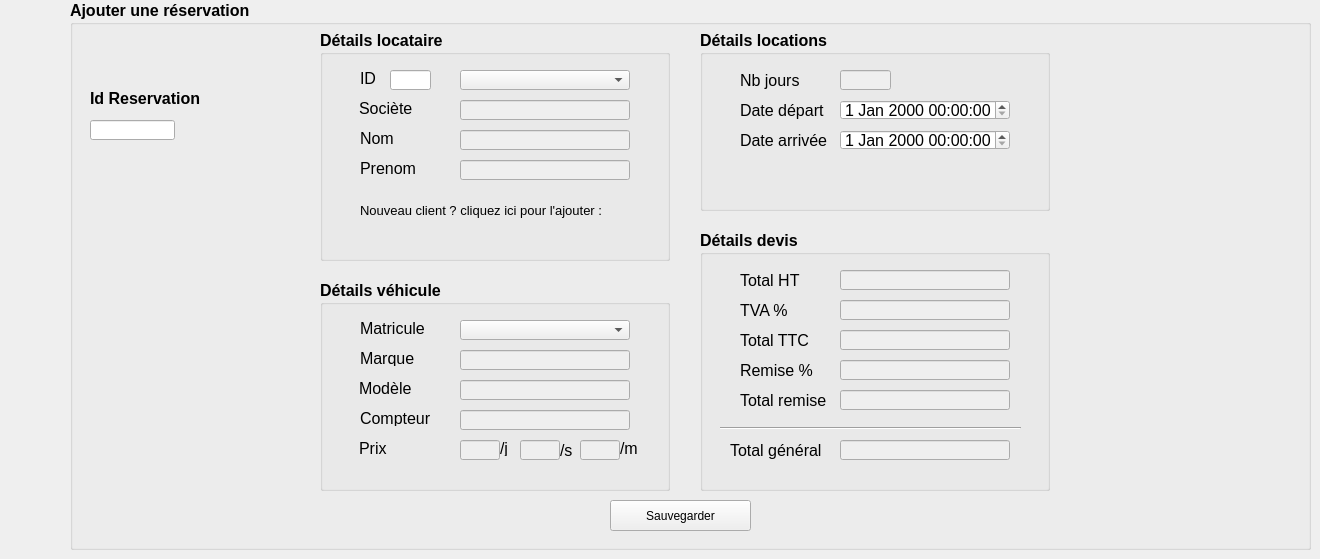
     <widget class="QWidget" name="page_ajouter_res">
      <widget class="QGroupBox" name="groupBox_3">
       <property name="geometry">
        <rect>
         <x>70</x>
         <y>0</y>
         <width>1241</width>
         <height>550</height>
        </rect>
       </property>
       <property name="font">
        <font>
         <pointsize>12</pointsize>
         <weight>75</weight>
         <bold>true</bold>
        </font>
       </property>
       <property name="title">
        <string>Ajouter une réservation</string>
       </property>
       <widget class="QPushButton" name="valider_ajout_res">
        <property name="geometry">
         <rect>
          <x>540</x>
          <y>500</y>
          <width>141</width>
          <height>31</height>
         </rect>
        </property>
        <property name="font">
         <font>
          <pointsize>9</pointsize>
          <weight>50</weight>
          <bold>false</bold>
         </font>
        </property>
        <property name="styleSheet">
         <string notr="true"/>
        </property>
        <property name="text">
         <string>Sauvegarder</string>
        </property>
        <property name="icon">
         <iconset resource="images.qrc">
          <normaloff>:/save.png</normaloff>:/save.png</iconset>
        </property>
        <property name="iconSize">
         <size>
          <width>20</width>
          <height>20</height>
         </size>
        </property>
       </widget>
       <widget class="QLabel" name="label_39">
        <property name="geometry">
         <rect>
          <x>20</x>
          <y>90</y>
          <width>121</width>
          <height>16</height>
         </rect>
        </property>
        <property name="text">
         <string>Id Reservation</string>
        </property>
       </widget>
       <widget class="QLineEdit" name="res_IdRes">
        <property name="geometry">
         <rect>
          <x>20</x>
          <y>120</y>
          <width>85</width>
          <height>20</height>
         </rect>
        </property>
        <property name="font">
         <font>
          <pointsize>12</pointsize>
          <weight>50</weight>
          <bold>false</bold>
         </font>
        </property>
       </widget>
       <widget class="QGroupBox" name="detailsLocataire">
        <property name="geometry">
         <rect>
          <x>250</x>
          <y>30</y>
          <width>350</width>
          <height>231</height>
         </rect>
        </property>
        <property name="font">
         <font>
          <pointsize>12</pointsize>
          <weight>75</weight>
          <bold>true</bold>
         </font>
        </property>
        <property name="title">
         <string>Détails locataire</string>
        </property>
        <widget class="QComboBox" name="res_IdClient_comboBox">
         <property name="geometry">
          <rect>
           <x>140</x>
           <y>40</y>
           <width>170</width>
           <height>20</height>
          </rect>
         </property>
         <property name="font">
          <font>
           <pointsize>12</pointsize>
           <weight>50</weight>
           <bold>false</bold>
          </font>
         </property>
        </widget>
        <widget class="QLabel" name="label_38">
         <property name="geometry">
          <rect>
           <x>40</x>
           <y>40</y>
           <width>90</width>
           <height>16</height>
          </rect>
         </property>
         <property name="font">
          <font>
           <pointsize>12</pointsize>
           <weight>50</weight>
           <bold>false</bold>
          </font>
         </property>
         <property name="text">
          <string>ID</string>
         </property>
        </widget>
        <widget class="QLineEdit" name="res_IdClient">
         <property name="geometry">
          <rect>
           <x>70</x>
           <y>40</y>
           <width>41</width>
           <height>20</height>
          </rect>
         </property>
         <property name="font">
          <font>
           <pointsize>12</pointsize>
           <weight>50</weight>
           <bold>false</bold>
          </font>
         </property>
        </widget>
        <widget class="QLabel" name="label_51">
         <property name="geometry">
          <rect>
           <x>39</x>
           <y>70</y>
           <width>90</width>
           <height>16</height>
          </rect>
         </property>
         <property name="font">
          <font>
           <pointsize>12</pointsize>
           <weight>50</weight>
           <bold>false</bold>
          </font>
         </property>
         <property name="text">
          <string>Sociète</string>
         </property>
        </widget>
        <widget class="QLineEdit" name="res_societeCl">
         <property name="enabled">
          <bool>false</bool>
         </property>
         <property name="geometry">
          <rect>
           <x>140</x>
           <y>70</y>
           <width>170</width>
           <height>20</height>
          </rect>
         </property>
         <property name="font">
          <font>
           <pointsize>12</pointsize>
           <weight>50</weight>
           <bold>false</bold>
          </font>
         </property>
        </widget>
        <widget class="QLineEdit" name="res_nomCl">
         <property name="enabled">
          <bool>false</bool>
         </property>
         <property name="geometry">
          <rect>
           <x>140</x>
           <y>100</y>
           <width>170</width>
           <height>20</height>
          </rect>
         </property>
         <property name="font">
          <font>
           <pointsize>12</pointsize>
           <weight>50</weight>
           <bold>false</bold>
          </font>
         </property>
         <property name="text">
          <string/>
         </property>
        </widget>
        <widget class="QLabel" name="label_52">
         <property name="geometry">
          <rect>
           <x>40</x>
           <y>100</y>
           <width>90</width>
           <height>16</height>
          </rect>
         </property>
         <property name="font">
          <font>
           <pointsize>12</pointsize>
           <weight>50</weight>
           <bold>false</bold>
          </font>
         </property>
         <property name="text">
          <string>Nom</string>
         </property>
        </widget>
        <widget class="QLineEdit" name="res_prenomCl">
         <property name="enabled">
          <bool>false</bool>
         </property>
         <property name="geometry">
          <rect>
           <x>140</x>
           <y>130</y>
           <width>170</width>
           <height>20</height>
          </rect>
         </property>
         <property name="font">
          <font>
           <pointsize>12</pointsize>
           <weight>50</weight>
           <bold>false</bold>
          </font>
         </property>
        </widget>
        <widget class="QLabel" name="label_53">
         <property name="geometry">
          <rect>
           <x>40</x>
           <y>130</y>
           <width>90</width>
           <height>16</height>
          </rect>
         </property>
         <property name="font">
          <font>
           <pointsize>12</pointsize>
           <weight>50</weight>
           <bold>false</bold>
          </font>
         </property>
         <property name="text">
          <string>Prenom</string>
         </property>
        </widget>
        <widget class="QLabel" name="label_55">
         <property name="geometry">
          <rect>
           <x>40</x>
           <y>170</y>
           <width>251</width>
           <height>20</height>
          </rect>
         </property>
         <property name="font">
          <font>
           <pointsize>10</pointsize>
           <weight>50</weight>
           <bold>false</bold>
          </font>
         </property>
         <property name="text">
          <string>Nouveau client ? cliquez ici pour l'ajouter :</string>
         </property>
        </widget>
        <widget class="QPushButton" name="res_nv_client">
         <property name="geometry">
          <rect>
           <x>290</x>
           <y>170</y>
           <width>20</width>
           <height>20</height>
          </rect>
         </property>
         <property name="font">
          <font>
           <pointsize>10</pointsize>
           <weight>75</weight>
           <bold>true</bold>
          </font>
         </property>
         <property name="styleSheet">
          <string notr="true">#res_nv_client{
background-color : transparent;
border-image : url(:/add.png);
background : none;
border : none;
background-repeat : none;
}</string>
         </property>
         <property name="text">
          <string/>
         </property>
        </widget>
       </widget>
       <widget class="QGroupBox" name="groupBox_5">
        <property name="geometry">
         <rect>
          <x>630</x>
          <y>30</y>
          <width>350</width>
          <height>181</height>
         </rect>
        </property>
        <property name="font">
         <font>
          <pointsize>12</pointsize>
          <weight>75</weight>
          <bold>true</bold>
         </font>
        </property>
        <property name="title">
         <string>Détails locations</string>
        </property>
        <widget class="QDateTimeEdit" name="res_dateAr">
         <property name="geometry">
          <rect>
           <x>140</x>
           <y>100</y>
           <width>170</width>
           <height>20</height>
          </rect>
         </property>
         <property name="font">
          <font>
           <pointsize>12</pointsize>
           <weight>50</weight>
           <bold>false</bold>
          </font>
         </property>
        </widget>
        <widget class="QDateTimeEdit" name="res_dateDep">
         <property name="geometry">
          <rect>
           <x>140</x>
           <y>70</y>
           <width>170</width>
           <height>20</height>
          </rect>
         </property>
         <property name="font">
          <font>
           <pointsize>12</pointsize>
           <weight>50</weight>
           <bold>false</bold>
          </font>
         </property>
        </widget>
        <widget class="QLabel" name="label_36">
         <property name="geometry">
          <rect>
           <x>40</x>
           <y>100</y>
           <width>90</width>
           <height>20</height>
          </rect>
         </property>
         <property name="font">
          <font>
           <pointsize>12</pointsize>
           <weight>50</weight>
           <bold>false</bold>
          </font>
         </property>
         <property name="text">
          <string>Date arrivée</string>
         </property>
        </widget>
        <widget class="QLabel" name="label_35">
         <property name="geometry">
          <rect>
           <x>40</x>
           <y>70</y>
           <width>90</width>
           <height>20</height>
          </rect>
         </property>
         <property name="font">
          <font>
           <pointsize>12</pointsize>
           <weight>50</weight>
           <bold>false</bold>
          </font>
         </property>
         <property name="text">
          <string>Date départ</string>
         </property>
        </widget>
        <widget class="QLabel" name="label_56">
         <property name="geometry">
          <rect>
           <x>40</x>
           <y>40</y>
           <width>90</width>
           <height>20</height>
          </rect>
         </property>
         <property name="font">
          <font>
           <pointsize>12</pointsize>
           <weight>50</weight>
           <bold>false</bold>
          </font>
         </property>
         <property name="text">
          <string>Nb jours</string>
         </property>
        </widget>
        <widget class="QLineEdit" name="res_nbJ">
         <property name="enabled">
          <bool>false</bool>
         </property>
         <property name="geometry">
          <rect>
           <x>140</x>
           <y>40</y>
           <width>51</width>
           <height>20</height>
          </rect>
         </property>
         <property name="font">
          <font>
           <pointsize>12</pointsize>
           <weight>50</weight>
           <bold>false</bold>
          </font>
         </property>
         <property name="text">
          <string/>
         </property>
        </widget>
       </widget>
       <widget class="QGroupBox" name="groupBox_6">
        <property name="geometry">
         <rect>
          <x>250</x>
          <y>280</y>
          <width>350</width>
          <height>211</height>
         </rect>
        </property>
        <property name="font">
         <font>
          <pointsize>12</pointsize>
         </font>
        </property>
        <property name="title">
         <string>Détails véhicule</string>
        </property>
        <widget class="QLabel" name="label_8">
         <property name="geometry">
          <rect>
           <x>40</x>
           <y>40</y>
           <width>90</width>
           <height>16</height>
          </rect>
         </property>
         <property name="font">
          <font>
           <pointsize>12</pointsize>
           <weight>50</weight>
           <bold>false</bold>
          </font>
         </property>
         <property name="text">
          <string>Matricule</string>
         </property>
        </widget>
        <widget class="QLabel" name="label_57">
         <property name="geometry">
          <rect>
           <x>40</x>
           <y>70</y>
           <width>90</width>
           <height>16</height>
          </rect>
         </property>
         <property name="font">
          <font>
           <pointsize>12</pointsize>
           <weight>50</weight>
           <bold>false</bold>
          </font>
         </property>
         <property name="text">
          <string>Marque</string>
         </property>
        </widget>
        <widget class="QLineEdit" name="res_marque">
         <property name="enabled">
          <bool>false</bool>
         </property>
         <property name="geometry">
          <rect>
           <x>140</x>
           <y>70</y>
           <width>170</width>
           <height>20</height>
          </rect>
         </property>
         <property name="font">
          <font>
           <pointsize>12</pointsize>
           <weight>50</weight>
           <bold>false</bold>
          </font>
         </property>
        </widget>
        <widget class="QLabel" name="label_58">
         <property name="geometry">
          <rect>
           <x>39</x>
           <y>100</y>
           <width>90</width>
           <height>16</height>
          </rect>
         </property>
         <property name="font">
          <font>
           <pointsize>12</pointsize>
           <weight>50</weight>
           <bold>false</bold>
          </font>
         </property>
         <property name="text">
          <string>Modèle</string>
         </property>
        </widget>
        <widget class="QLineEdit" name="res_modele">
         <property name="enabled">
          <bool>false</bool>
         </property>
         <property name="geometry">
          <rect>
           <x>140</x>
           <y>100</y>
           <width>170</width>
           <height>20</height>
          </rect>
         </property>
         <property name="font">
          <font>
           <pointsize>12</pointsize>
           <weight>50</weight>
           <bold>false</bold>
          </font>
         </property>
        </widget>
        <widget class="QLineEdit" name="res_compt">
         <property name="enabled">
          <bool>false</bool>
         </property>
         <property name="geometry">
          <rect>
           <x>140</x>
           <y>130</y>
           <width>170</width>
           <height>20</height>
          </rect>
         </property>
         <property name="font">
          <font>
           <pointsize>12</pointsize>
           <weight>50</weight>
           <bold>false</bold>
          </font>
         </property>
        </widget>
        <widget class="QLabel" name="label_59">
         <property name="geometry">
          <rect>
           <x>40</x>
           <y>130</y>
           <width>90</width>
           <height>16</height>
          </rect>
         </property>
         <property name="font">
          <font>
           <pointsize>12</pointsize>
           <weight>50</weight>
           <bold>false</bold>
          </font>
         </property>
         <property name="text">
          <string>Compteur</string>
         </property>
        </widget>
        <widget class="QLabel" name="label_60">
         <property name="geometry">
          <rect>
           <x>39</x>
           <y>160</y>
           <width>61</width>
           <height>16</height>
          </rect>
         </property>
         <property name="font">
          <font>
           <pointsize>12</pointsize>
           <weight>50</weight>
           <bold>false</bold>
          </font>
         </property>
         <property name="text">
          <string>Prix</string>
         </property>
        </widget>
        <widget class="QLineEdit" name="res_prixJ">
         <property name="enabled">
          <bool>false</bool>
         </property>
         <property name="geometry">
          <rect>
           <x>140</x>
           <y>160</y>
           <width>40</width>
           <height>20</height>
          </rect>
         </property>
         <property name="font">
          <font>
           <pointsize>12</pointsize>
           <weight>50</weight>
           <bold>false</bold>
          </font>
         </property>
        </widget>
        <widget class="QLineEdit" name="res_prixS">
         <property name="enabled">
          <bool>false</bool>
         </property>
         <property name="geometry">
          <rect>
           <x>200</x>
           <y>160</y>
           <width>40</width>
           <height>20</height>
          </rect>
         </property>
         <property name="font">
          <font>
           <pointsize>12</pointsize>
           <weight>50</weight>
           <bold>false</bold>
          </font>
         </property>
        </widget>
        <widget class="QLineEdit" name="res_prixM">
         <property name="enabled">
          <bool>false</bool>
         </property>
         <property name="geometry">
          <rect>
           <x>260</x>
           <y>160</y>
           <width>40</width>
           <height>20</height>
          </rect>
         </property>
         <property name="font">
          <font>
           <pointsize>12</pointsize>
           <weight>50</weight>
           <bold>false</bold>
          </font>
         </property>
        </widget>
        <widget class="QLabel" name="label_61">
         <property name="geometry">
          <rect>
           <x>180</x>
           <y>160</y>
           <width>16</width>
           <height>16</height>
          </rect>
         </property>
         <property name="font">
          <font>
           <pointsize>12</pointsize>
           <weight>50</weight>
           <bold>false</bold>
          </font>
         </property>
         <property name="text">
          <string>/j</string>
         </property>
        </widget>
        <widget class="QLabel" name="label_62">
         <property name="geometry">
          <rect>
           <x>240</x>
           <y>160</y>
           <width>20</width>
           <height>20</height>
          </rect>
         </property>
         <property name="font">
          <font>
           <pointsize>12</pointsize>
           <weight>50</weight>
           <bold>false</bold>
          </font>
         </property>
         <property name="text">
          <string>/s</string>
         </property>
        </widget>
        <widget class="QLabel" name="label_63">
         <property name="geometry">
          <rect>
           <x>300</x>
           <y>160</y>
           <width>21</width>
           <height>16</height>
          </rect>
         </property>
         <property name="font">
          <font>
           <pointsize>12</pointsize>
           <weight>50</weight>
           <bold>false</bold>
          </font>
         </property>
         <property name="text">
          <string>/m</string>
         </property>
        </widget>
        <widget class="QComboBox" name="res_mat_comboBox">
         <property name="geometry">
          <rect>
           <x>140</x>
           <y>40</y>
           <width>170</width>
           <height>20</height>
          </rect>
         </property>
         <property name="font">
          <font>
           <pointsize>12</pointsize>
           <weight>50</weight>
           <bold>false</bold>
          </font>
         </property>
        </widget>
       </widget>
       <widget class="QGroupBox" name="groupBox_7">
        <property name="geometry">
         <rect>
          <x>630</x>
          <y>230</y>
          <width>350</width>
          <height>261</height>
         </rect>
        </property>
        <property name="title">
         <string>Détails devis</string>
        </property>
        <widget class="QLineEdit" name="res_remise">
         <property name="enabled">
          <bool>false</bool>
         </property>
         <property name="geometry">
          <rect>
           <x>140</x>
           <y>130</y>
           <width>170</width>
           <height>20</height>
          </rect>
         </property>
         <property name="font">
          <font>
           <pointsize>12</pointsize>
           <weight>50</weight>
           <bold>false</bold>
          </font>
         </property>
        </widget>
        <widget class="QLineEdit" name="res_totalTTC">
         <property name="enabled">
          <bool>false</bool>
         </property>
         <property name="geometry">
          <rect>
           <x>140</x>
           <y>100</y>
           <width>170</width>
           <height>20</height>
          </rect>
         </property>
         <property name="font">
          <font>
           <pointsize>12</pointsize>
           <weight>50</weight>
           <bold>false</bold>
          </font>
         </property>
        </widget>
        <widget class="QLabel" name="label_50">
         <property name="geometry">
          <rect>
           <x>40</x>
           <y>130</y>
           <width>90</width>
           <height>20</height>
          </rect>
         </property>
         <property name="font">
          <font>
           <pointsize>12</pointsize>
           <weight>50</weight>
           <bold>false</bold>
          </font>
         </property>
         <property name="text">
          <string>Remise %</string>
         </property>
        </widget>
        <widget class="QLineEdit" name="res_totalHT">
         <property name="enabled">
          <bool>false</bool>
         </property>
         <property name="geometry">
          <rect>
           <x>140</x>
           <y>40</y>
           <width>170</width>
           <height>20</height>
          </rect>
         </property>
         <property name="font">
          <font>
           <pointsize>12</pointsize>
           <weight>50</weight>
           <bold>false</bold>
          </font>
         </property>
        </widget>
        <widget class="QLabel" name="label_37">
         <property name="geometry">
          <rect>
           <x>40</x>
           <y>40</y>
           <width>90</width>
           <height>20</height>
          </rect>
         </property>
         <property name="font">
          <font>
           <pointsize>12</pointsize>
           <weight>50</weight>
           <bold>false</bold>
          </font>
         </property>
         <property name="text">
          <string>Total HT</string>
         </property>
        </widget>
        <widget class="QLabel" name="label_49">
         <property name="geometry">
          <rect>
           <x>40</x>
           <y>100</y>
           <width>90</width>
           <height>20</height>
          </rect>
         </property>
         <property name="font">
          <font>
           <pointsize>12</pointsize>
           <weight>50</weight>
           <bold>false</bold>
          </font>
         </property>
         <property name="text">
          <string>Total TTC</string>
         </property>
        </widget>
        <widget class="QLabel" name="label_64">
         <property name="geometry">
          <rect>
           <x>40</x>
           <y>160</y>
           <width>90</width>
           <height>20</height>
          </rect>
         </property>
         <property name="font">
          <font>
           <pointsize>12</pointsize>
           <weight>50</weight>
           <bold>false</bold>
          </font>
         </property>
         <property name="text">
          <string>Total remise</string>
         </property>
        </widget>
        <widget class="QLineEdit" name="res_totRemise">
         <property name="enabled">
          <bool>false</bool>
         </property>
         <property name="geometry">
          <rect>
           <x>140</x>
           <y>160</y>
           <width>170</width>
           <height>20</height>
          </rect>
         </property>
         <property name="font">
          <font>
           <weight>50</weight>
           <bold>false</bold>
          </font>
         </property>
        </widget>
        <widget class="QLineEdit" name="res_totalG">
         <property name="enabled">
          <bool>false</bool>
         </property>
         <property name="geometry">
          <rect>
           <x>140</x>
           <y>210</y>
           <width>170</width>
           <height>20</height>
          </rect>
         </property>
        </widget>
        <widget class="QLabel" name="label_65">
         <property name="geometry">
          <rect>
           <x>30</x>
           <y>210</y>
           <width>101</width>
           <height>20</height>
          </rect>
         </property>
         <property name="font">
          <font>
           <pointsize>12</pointsize>
           <weight>50</weight>
           <bold>false</bold>
          </font>
         </property>
         <property name="text">
          <string>Total général</string>
         </property>
        </widget>
        <widget class="Line" name="line">
         <property name="geometry">
          <rect>
           <x>20</x>
           <y>190</y>
           <width>301</width>
           <height>16</height>
          </rect>
         </property>
         <property name="orientation">
          <enum>Qt::Horizontal</enum>
         </property>
        </widget>
        <widget class="QLineEdit" name="res_tva">
         <property name="enabled">
          <bool>false</bool>
         </property>
         <property name="geometry">
          <rect>
           <x>140</x>
           <y>70</y>
           <width>170</width>
           <height>20</height>
          </rect>
         </property>
         <property name="font">
          <font>
           <weight>50</weight>
           <bold>false</bold>
          </font>
         </property>
        </widget>
        <widget class="QLabel" name="label_66">
         <property name="geometry">
          <rect>
           <x>40</x>
           <y>70</y>
           <width>90</width>
           <height>20</height>
          </rect>
         </property>
         <property name="font">
          <font>
           <pointsize>12</pointsize>
           <weight>50</weight>
           <bold>false</bold>
          </font>
         </property>
         <property name="text">
          <string>TVA %</string>
         </property>
        </widget>
        <widget class="QPushButton" name="res_calculer">
         <property name="geometry">
          <rect>
           <x>315</x>
           <y>15</y>
           <width>30</width>
           <height>30</height>
          </rect>
         </property>
         <property name="styleSheet">
          <string notr="true">#res_calculer{
background-color : transparent;
border-image : url(:/calcul.png);
background : none;
border : none;
background-repeat : none;
}</string>
         </property>
         <property name="text">
          <string/>
         </property>
        </widget>
       </widget>
      </widget>
      <widget class="QPushButton" name="afficher_res">
       <property name="geometry">
        <rect>
         <x>20</x>
         <y>60</y>
         <width>30</width>
         <height>30</height>
        </rect>
       </property>
       <property name="styleSheet">
        <string notr="true">#afficher_res{
background-color : transparent;
border-image : url(:/return.png);
background : none;
border : none;
background-repeat : none;
}</string>
       </property>
       <property name="text">
        <string/>
       </property>
      </widget>
     </widget>
